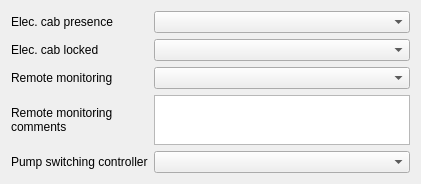
             <widget class="QWidget" name="tab">
              <attribute name="title">
               <string>Electrical cabinet</string>
              </attribute>
              <layout class="QGridLayout" name="gridLayout_8">
               <item row="3" column="0">
                <widget class="QLabel" name="label_40">
                 <property name="text">
                  <string>Remote monitoring comments</string>
                 </property>
                 <property name="wordWrap">
                  <bool>true</bool>
                 </property>
                </widget>
               </item>
               <item row="0" column="1">
                <widget class="QComboBox" name="pseleccabinet"/>
               </item>
               <item row="0" column="0">
                <widget class="QLabel" name="label_32">
                 <property name="text">
                  <string>Elec. cab presence</string>
                 </property>
                 <property name="wordWrap">
                  <bool>true</bool>
                 </property>
                </widget>
               </item>
               <item row="2" column="0">
                <widget class="QLabel" name="label_34">
                 <property name="text">
                  <string>Remote monitoring</string>
                 </property>
                 <property name="wordWrap">
                  <bool>true</bool>
                 </property>
                </widget>
               </item>
               <item row="2" column="1">
                <widget class="QComboBox" name="psremotemonitoring"/>
               </item>
               <item row="3" column="1">
                <widget class="QTextBrowser" name="psremotemonitoringcomment">
                 <property name="maximumSize">
                  <size>
                   <width>16777215</width>
                   <height>50</height>
                  </size>
                 </property>
                 <property name="readOnly">
                  <bool>false</bool>
                 </property>
                </widget>
               </item>
               <item row="1" column="1">
                <widget class="QComboBox" name="pseleccabinetlocked"/>
               </item>
               <item row="1" column="0">
                <widget class="QLabel" name="label_44">
                 <property name="text">
                  <string>Elec. cab locked</string>
                 </property>
                 <property name="wordWrap">
                  <bool>true</bool>
                 </property>
                </widget>
               </item>
               <item row="4" column="0">
                <widget class="QLabel" name="label_45">
                 <property name="text">
                  <string>Pump switching controller</string>
                 </property>
                 <property name="wordWrap">
                  <bool>true</bool>
                 </property>
                </widget>
               </item>
               <item row="4" column="1">
                <widget class="QComboBox" name="pspumpswitchingcontroller"/>
               </item>
              </layout>
             </widget>
